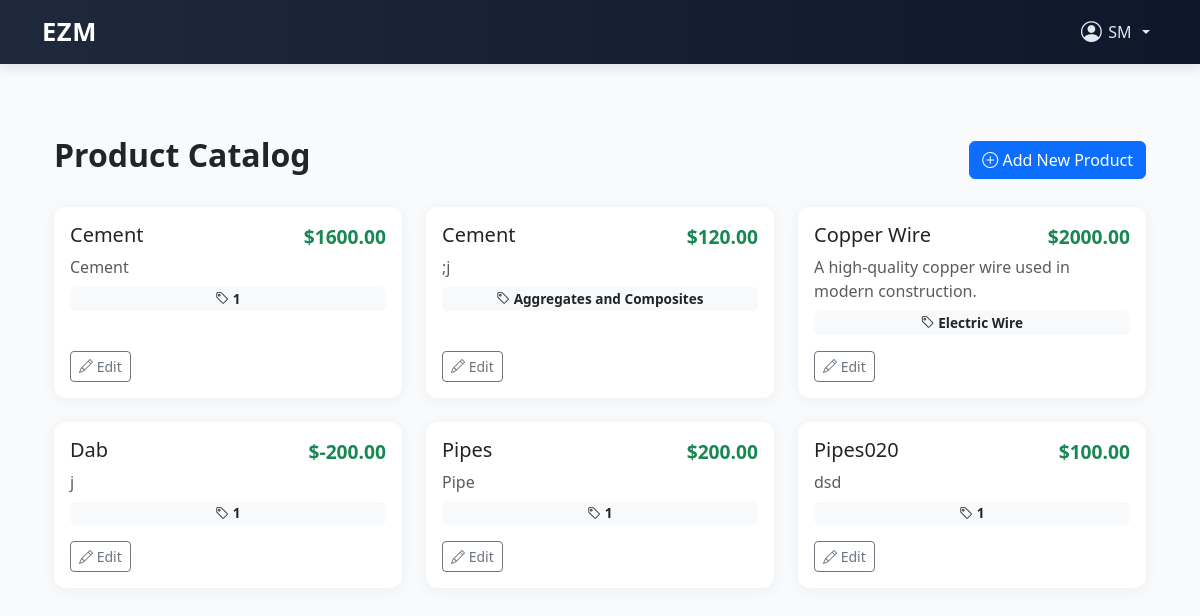
The app's page /inventory/products/ (signed in) with its own data.
### users/models.py (models this page shows)
class CustomUser(AbstractUser):
    ROLE_CHOICES = [
        ('admin', 'Admin'),
        ('head_manager', 'Head Manager'),
        ('store_manager', 'Store Manager'),
        ('cashier', 'Cashier'),
    ]
    role = models.CharField(max_length=20, choices=ROLE_CHOICES)
    store = models.ForeignKey('store.Store', on_delete=models.SET_NULL, null=True, blank=True) # Add this line
    is_first_login = models.BooleanField(default=True)
    phone_number = models.CharField(max_length=20, blank=True)

### Inventory/models.py (models this page shows, shortened)
class Product(models.Model):
    name = models.CharField(max_length=100)
    category = models.CharField(max_length=100, choices=SETTINGS_CHOICES, default='')
    description = models.TextField()
    price = models.DecimalField(max_digits=10, decimal_places=2)
    material = models.TextField()
    size = models.CharField(max_length=50, choices=SIZE_CHOICES, blank=True, null=True, help_text="Product size")
    variation = models.CharField(max_length=100, blank=True, null=True, help_text="Product variation (color, model, etc.)")
    product_type = models.CharField(max_length=50, choices=PRODUCT_TYPE_CHOICES, default='finished_product', help_text="Type of product")
    supplier_company = models.CharField(max_length=200, blank=True, null=True, help_text="Supplier company name")
    batch_number = models.CharField(max_length=100, blank=True, null=True, help_text="Batch or lot number")
    expiry_date = models.DateField(blank=True, null=True, help_text="Product expiry date (if applicable)")
    room = models.CharField(max_length=50, blank=True, null=True, help_text="Storage room")
    shelf = models.CharField(max_length=50, blank=True, null=True, help_text="Shelf location")
    floor = models.CharField(max_length=50, blank=True, null=True, help_text="Floor level")
    storing_condition = models.CharField(
        max_length=50,
        choices=STORING_CONDITION_CHOICES,
        default='room_temperature',
        help_text="Required storage conditions"
    )
    created_at = models.DateTimeField(auto_now_add=True, null=True, blank=True)
    updated_at = models.DateTimeField(auto_now=True, null=True, blank=True)
    class Meta:
        ordering = ['name']
        indexes = [
            models.Index(fields=['name']),
            models.Index(fields=['category']),
            models.Index(fields=['supplier_company']),
            models.Index(fields=['batch_number']),
            models.Index(fields=['expiry_date']),
        ]

### Inventory/views.py (the view)
# urls.py: path('products/', ProductListView.as_view(), name='product_list'),
class ProductListView(LoginRequiredMixin, ListView):
    model = Product
    template_name = 'inventory/product_list.html'
    context_object_name = 'products'

### store/templates/inventory/product_list.html (shortened to what this page needs)
{% extends 'base.html' %}
{% block content %}
<link rel="stylesheet" href="https://cdn.jsdelivr.net/npm/bootstrap-icons@1.10.5/font/bootstrap-icons.css">
<div class="container mt-5">
    <div class="d-flex justify-content-between align-items-center mb-4">
        <h2 class="fw-bold">Product Catalog</h2>
        {% if request.user.role == 'head_manager' or request.user.role == 'store_manager' %}
        <a href="{% url 'product_create' %}" class="btn btn-primary add-product-btn">
            <i class="bi bi-plus-circle"></i> Add New Product
        </a>
        {% endif %}
    </div>
    {% if products %}
    <div class="row g-4">
        {% for product in products %}
        <div class="col-md-6 col-lg-4">
            <div class="card product-card h-100">
                <div class="card-body d-flex flex-column">
                    <div class="d-flex justify-content-between align-items-start">
                        <h5 class="card-title mb-2">{{ product.name }}</h5>
                        <span class="product-price">${{ product.price }}</span>
                    </div>
                    <p class="card-text text-muted mb-2">{{ product.description|truncatewords:20 }}</p>
                    <span class="badge bg-light text-dark product-category mb-3">
                        <i class="bi bi-tag"></i> {{ product.category }}
                    </span>
                    <div class="mt-auto product-controls">
                        {% if request.user.role == 'head_manager' or request.user.role == 'store_manager' %}
                        <a href="{% url 'product_update' product.pk %}" class="btn btn-outline-secondary btn-sm">
                            <i class="bi bi-pencil"></i> Edit
                        </a>
                        {% endif %}
                    </div>
                </div>
            </div>
        </div>
        {% endfor %}
    </div>
    {% else %}
    <div class="alert alert-warning mt-4" role="alert">
        No products found.
    </div>
    {% endif %}
</div>
{% endblock %}

### store/templates/base.html (shortened to what this page needs)
<!DOCTYPE html>
<html lang="en">
<head>
  <link href="https://cdn.jsdelivr.net/npm/bootstrap@5.3.0/dist/css/bootstrap.min.css" rel="stylesheet" />
  <link href="https://cdn.jsdelivr.net/npm/bootstrap-icons@1.10.5/font/bootstrap-icons.css" rel="stylesheet" />
</head>
<body>
  <nav class="navbar navbar-expand-lg navbar-custom">
    <div class="container">
      <a class="navbar-brand" href="{% url 'login' %}">EZM</a>
      <div class="collapse navbar-collapse justify-content-end" id="navbarContent">
        <ul class="navbar-nav align-items-center">
          {% if user.is_authenticated %}
          <li class="nav-item dropdown">
            <a class="nav-user-dropdown nav-link dropdown-toggle" href="#" id="userDropdown" role="button"
              data-bs-toggle="dropdown" aria-expanded="false">
              <i class="bi bi-person-circle nav-user-icon"></i> {{ user.username }}
            </a>
          </li>
          {% else %}
          <li class="nav-item me-2">
            <a class="nav-link btn btn-light text-dark px-3" href="{% url 'login' %}">Login</a>
          </li>
          {% endif %}
        </ul>
      </div>
    </div>
  </nav>
  <div class="container py-4">
    {% block content %}{% endblock %}
  </div>
</body>
</html>

### store/templates/base.html (style rules this page uses)
body { background-color: #f8fafc; font-family: 'Segoe UI', sans-serif; }
.navbar-custom { background: linear-gradient(to right, #1e293b, #0f172a); box-shadow: 0 4px 12px rgba(0, 0, 0, 0.1); }
.navbar-brand { font-weight: 700; font-size: 1.6rem; letter-spacing: 0.5px; color: #ffffff !important; transition: color 0.3s ease; }
.nav-link { color: #e2e8f0 !important; }
.nav-user-dropdown { color: #fff; cursor: pointer; display: flex; align-items: center; gap: 0.4rem; font-weight: 500; user-select: none; }
.nav-user-icon { font-size: 1.3rem; }

### store/templates/inventory/product_list.html (style rules this page uses)
.product-card { border: none; border-radius: 0.75rem; box-shadow: 0 0.15rem 1rem rgba(0, 0, 0, 0.05); transition: transform 0.2s ease, box-shadow 0.2s ease; }
.product-price { font-size: 1.2rem; font-weight: bold; color: #198754; }
.product-category { font-size: 0.85rem; }
.product-controls .btn { margin-right: 0.5rem; }
.add-product-btn { float: right; }

### records on screen
CustomUser: username "SM"
Product: name "Cement", price "1600.00", description "Cement", category "1"
Product: name "Cement", price "120.00", description ";j", category "Aggregates and Composites"
Product: name "Copper Wire", price "2000.00", description "A high-quality copper wire used in modern construction.", category "Electric Wire"
Product: name "Dab", price "-200.00", description "j", category "1"
Product: name "Pipes", price "200.00", description "Pipe", category "1"
Product: name "Pipes020", price "100.00", description "dsd", category "1"
